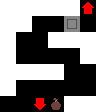

The image is a tile-based game level rendered from a .tmx file. Its description and complete source (layers, tilesets, objects, tile grids) follow:
An orthogonal 7x7 tile map with 16x16 px tiles, 1 tile layer (Tile Layer 1).

<map version="1.10" tiledversion="1.11.2" orientation="orthogonal" renderorder="right-up" width="7" height="7" tilewidth="16" tileheight="16" infinite="0" nextlayerid="2" nextobjectid="1">
 <tileset firstgid="1" source="../../tiletypes.tsx" />
 <layer id="1" name="Tile Layer 1" width="7" height="7">
  <data encoding="csv">
1,1,1,1,1,12,1,
1,1,0,0,2,0,1,
1,0,0,1,1,1,1,
1,0,0,0,0,1,1,
1,1,1,1,0,0,1,
1,0,0,0,0,0,1,
0,0,11,25,1,1,1
</data>
 </layer>
</map>
